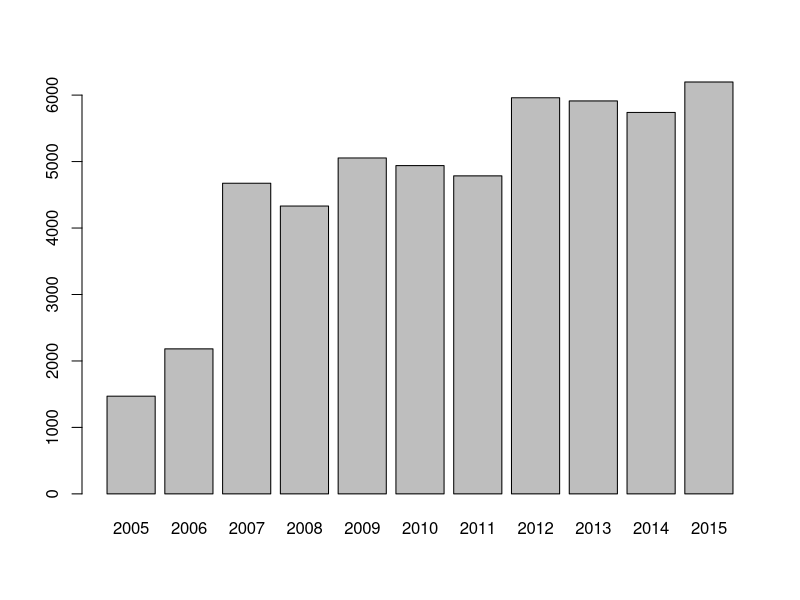
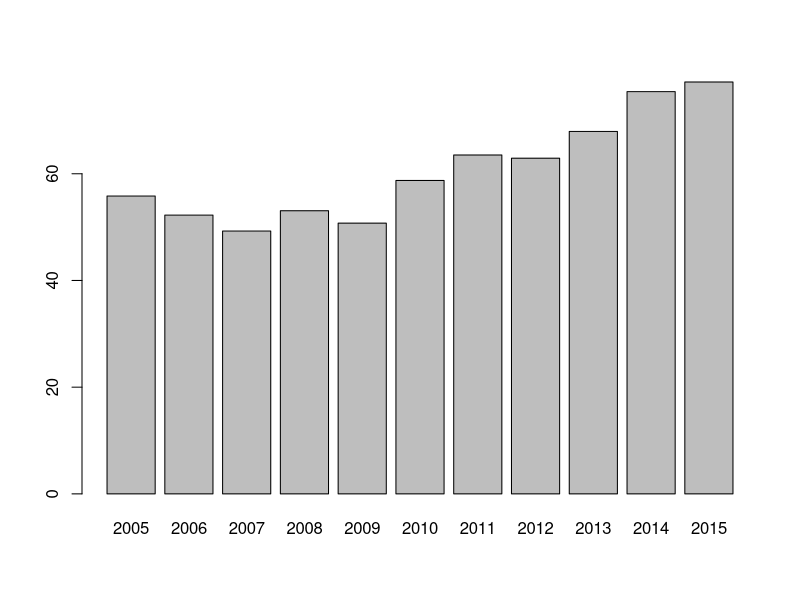
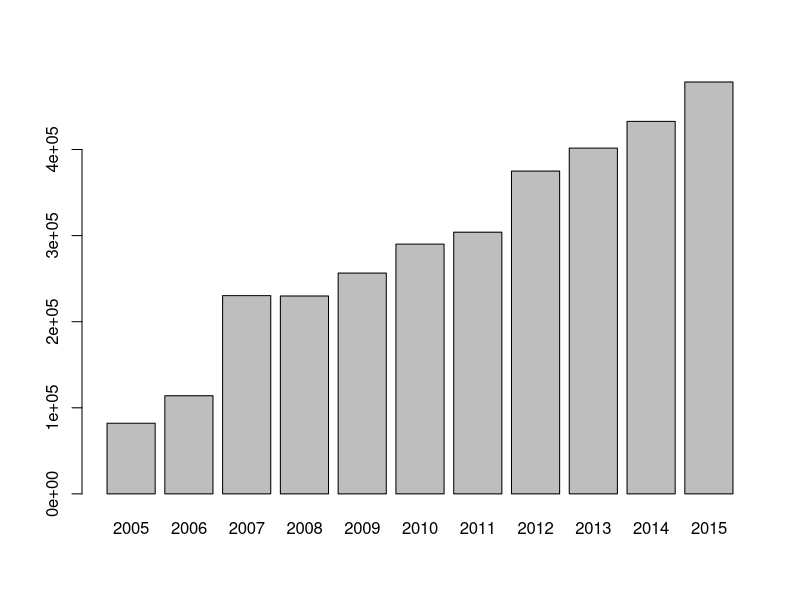

Source code (R) for these figures, in order:




# --- EXPLORE THE DATA -------------------------------------


# Load text file into local variable called 'data'
data = read.delim(file = 'purchases.txt', header = FALSE, sep = '\t', dec = '.')

# Display what has been loaded
head(data)
summary(data)

# Add headers and interpret the last column as a date, extract year of purchase
colnames(data) = c('customer_id', 'purchase_amount', 'date_of_purchase')
data$date_of_purchase = as.Date(data$date_of_purchase, "%Y-%m-%d")
data$year_of_purchase = as.numeric(format(data$date_of_purchase, "%Y"))

# Display the data set after transformation
head(data)
summary(data)

# Explore the data using simple SQL statements
library(sqldf)

# Number of purchases per year
x = sqldf("SELECT year_of_purchase, COUNT(year_of_purchase) AS 'counter' FROM data GROUP BY 1 ORDER BY 1")
barplot(x$counter, names.arg = x$year_of_purchase)

# Average purchase amount per year
x = sqldf("SELECT year_of_purchase, AVG(purchase_amount) AS 'avg_amount' FROM data GROUP BY 1 ORDER BY 1")
barplot(x$avg_amount, names.arg = x$year_of_purchase)

# Total purchase amounts per year
x = sqldf("SELECT year_of_purchase, SUM(purchase_amount) AS 'sum_amount' FROM data GROUP BY 1 ORDER BY 1")
barplot(x$sum_amount, names.arg = x$year_of_purchase)

# All in one
x = sqldf("SELECT year_of_purchase,
                  COUNT(year_of_purchase) AS 'counter',
                  AVG(purchase_amount) AS 'avg_amount',
                  SUM(purchase_amount) AS 'sum_amount'
           FROM data GROUP BY 1 ORDER BY 1")
print(x)
